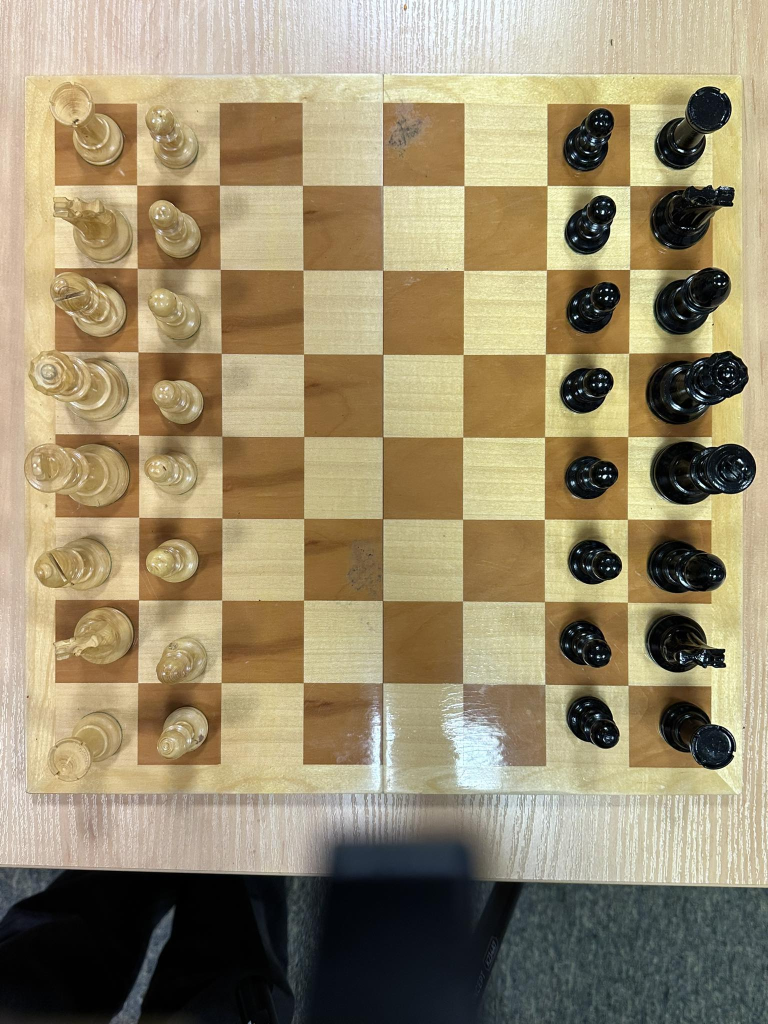
#> input picture images/0.jpeg, 1536 x 2048 px (shown at 1/2 size); its folder holds 4 pictures in this run
$ python main.py
#> lines starting #> are read from the running program, lines starting #| are printed output that depends on the picture; after the words box and inside, x2 and y2 are one past the last pixel; in counts of white or black regions, pixels touching at a corner belong together
from PIL import Image, ImageChops, ImageFilter, ImageDraw
import numpy as np
import cv2

threshold = 50

for i in range(48):
    img1 = Image.open(f"images/{i}.jpeg")
#> img1 is the input picture: PIL image 1536x2048 RGB; mean R, G, B 152.8, 139.8, 109.6
    img2 = Image.open(f"images/{i+1}.jpeg")
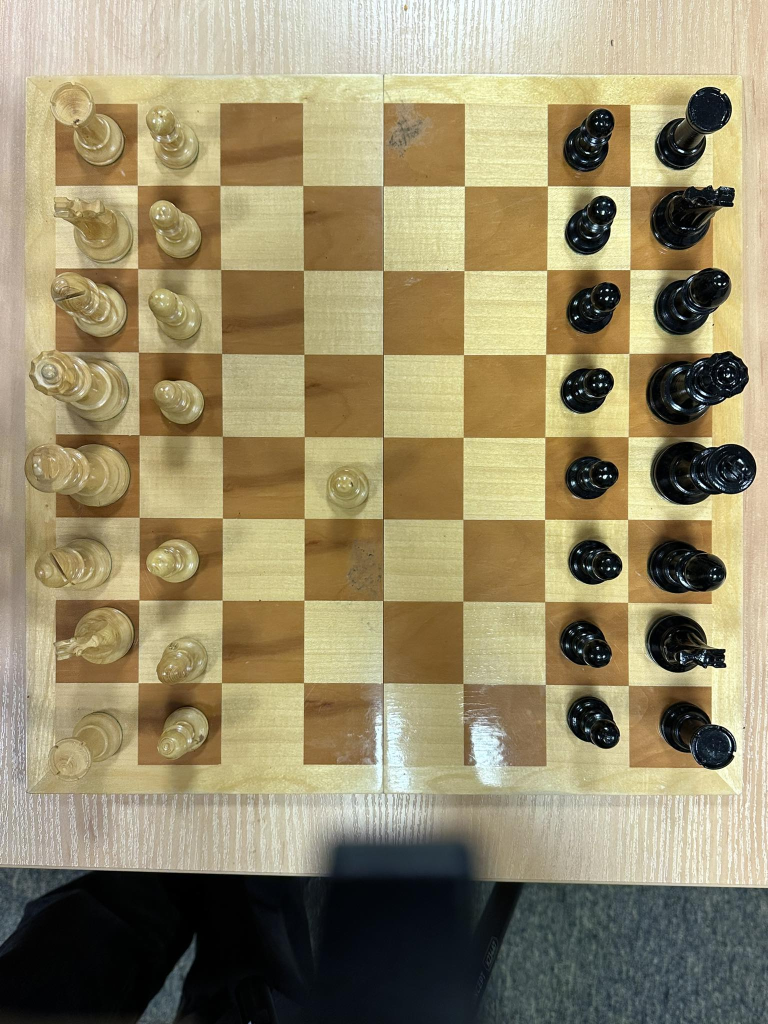
#> input picture images/1.jpeg, 1536 x 2048 px (shown at 1/2 size)
#> img2 is the input picture: PIL image 1536x2048 RGB; mean R, G, B 150.6, 139.6, 106.9
    diff = ImageChops.difference(img1, img2)
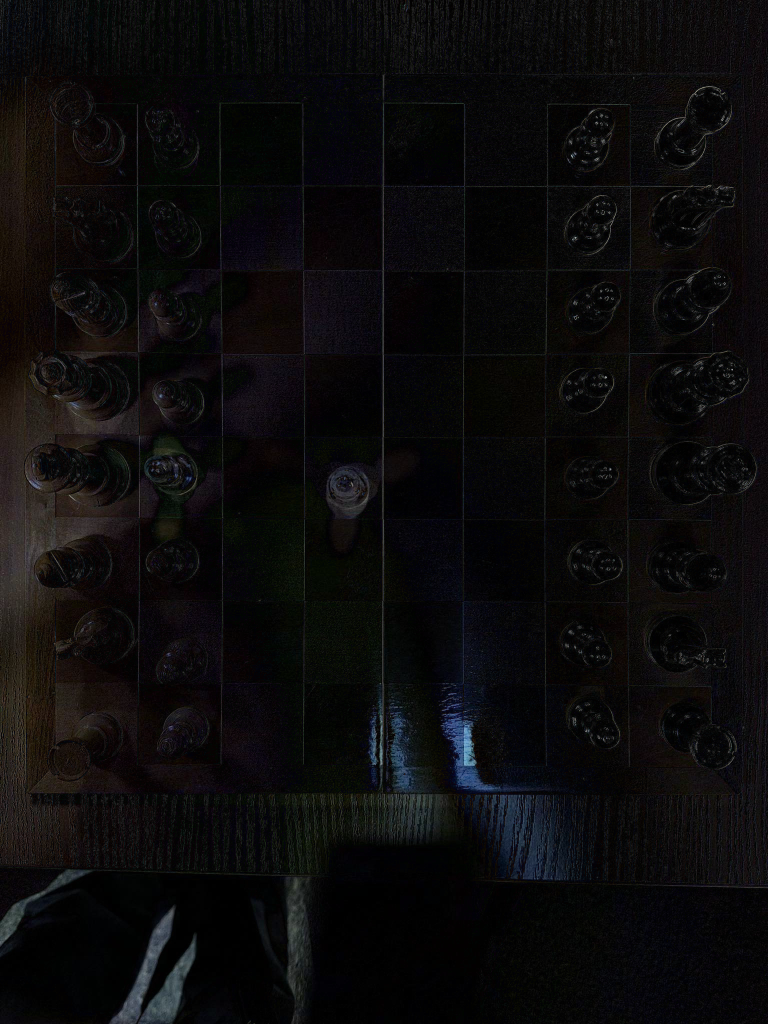
#> diff: PIL image 1536x2048 RGB (shown at 1/2 size); mean R, G, B 11.8, 10.9, 11.4
    diff = diff.convert('L')
#> diff: PIL image 1536x2048 L
    diff = diff.filter(ImageFilter.GaussianBlur(radius=3))

    thresholded_diff = diff.point(lambda p: p > 100 and 255)
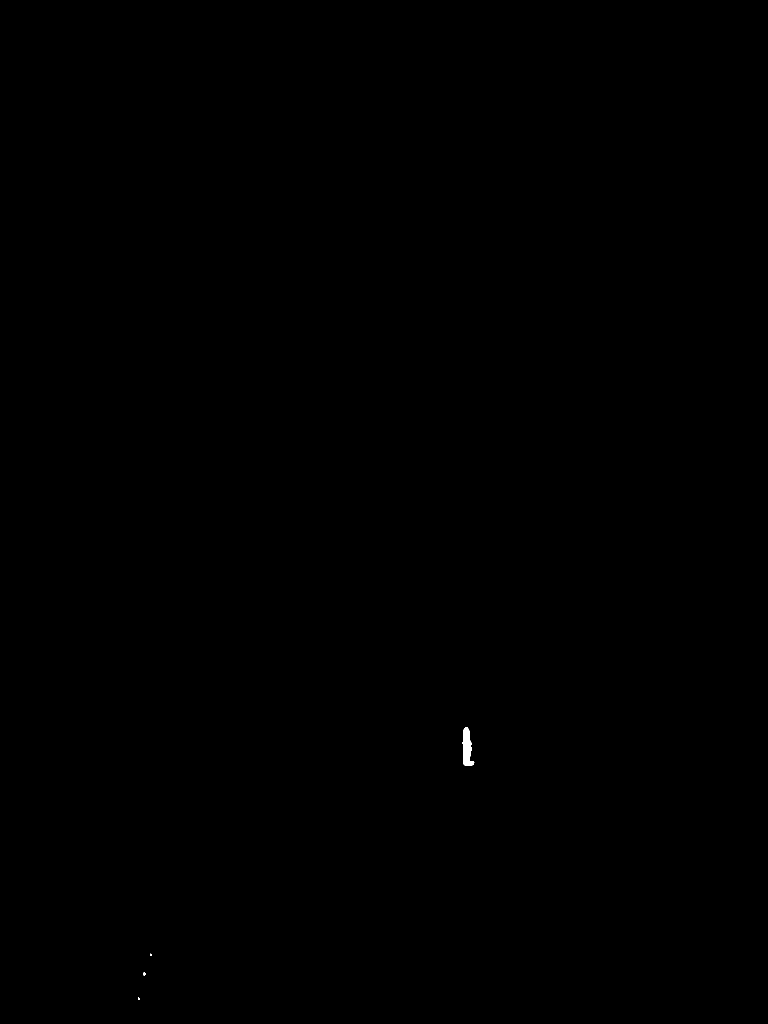
#> thresholded_diff: PIL image 1536x2048 L (shown at 1/2 size); 0.04% white; 4 white regions (2 under 20 px)
    thresholded_np = np.array(thresholded_diff)


    contours, _ = cv2.findContours(thresholded_np, cv2.RETR_EXTERNAL, cv2.CHAIN_APPROX_SIMPLE)
#> contours = 4 contours, 3 with area under 20; largest, box (x1, y1, x2, y2) and area: (925, 1454, 949, 1532) 1041
    diff.convert('RGB')
    if contours:
        draw = ImageDraw.Draw(diff)
        for contour in contours:
            # Find the bounding box of the contour
            bbox = cv2.boundingRect(contour)
            center = (bbox[0] + bbox[2] // 2, bbox[1] + bbox[3] // 2)
            radius = max(bbox[2] // 2, bbox[3] // 2)
            draw.ellipse([center[0] - radius, center[1] - radius, center[0] + radius, center[1] + radius], outline="red", width=2)
#> this loop made 4 passes
#> (bbox, center, radius) on passes 1 to 4: ((276, 1995, 4, 5), (278, 1997), 2), ((286, 1945, 5, 6), (288, 1948), 3), ((300, 1907, 4, 5), (302, 1909), 2), ((925, 1454, 24, 78), (937, 1493), 39)

    # [18 lines of commented-out code are left out]


    diff.save(f"tests/{i}-{i+1}.jpeg")
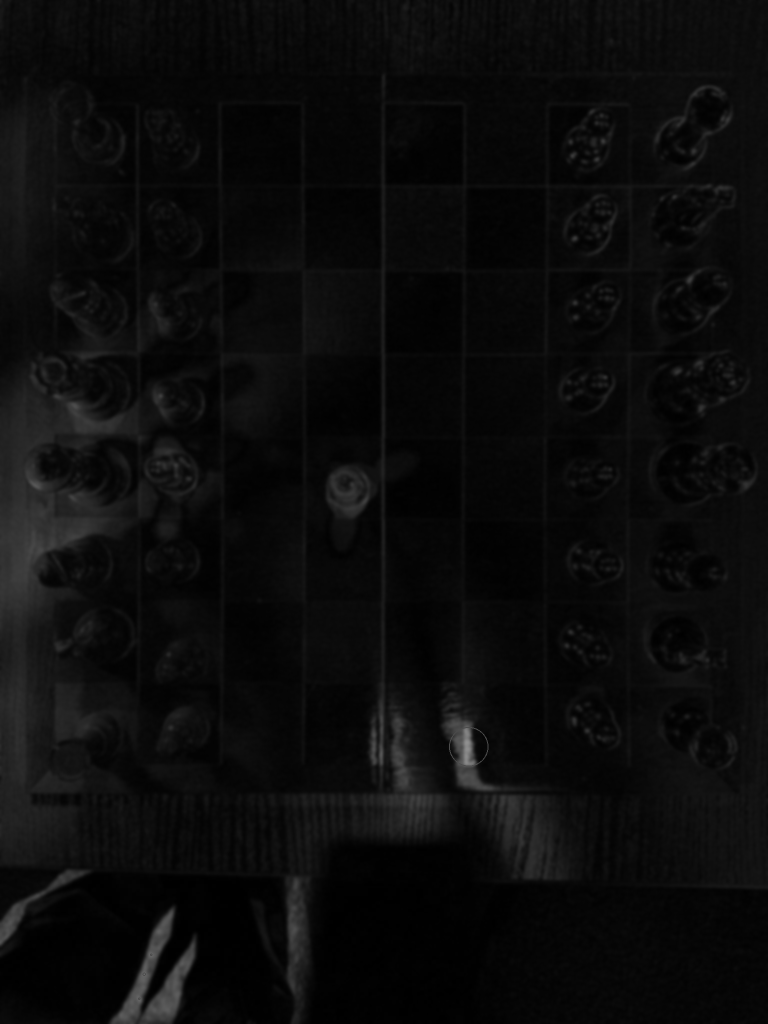
#> saved as 0-1.jpeg: PIL image 1536x2048 L (shown at 1/2 size); min 0, max 144, mean 11.2
#> (the run stopped early here; a loop or call above may not have finished)
